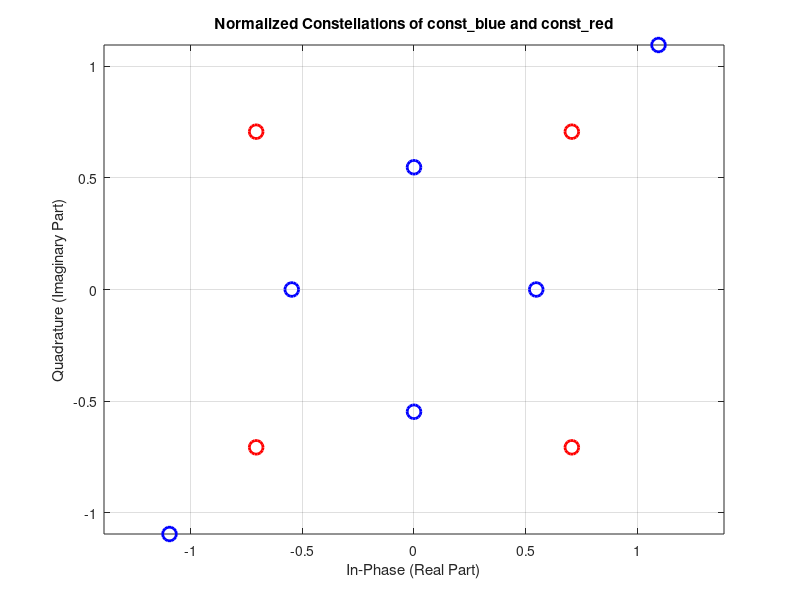

This chart was generated by the following MATLAB code:
const_blue = [-6-6i,-3i,3i,-3,3,6+6i];
const_red  = [-3-3i,-3+3i,3-3i,3+3i];
% Calculate here:



average_energy_blue = mean(abs(const_blue).^2);


average_energy_red = mean(abs(const_red).^2);

%normalized the constellation (we expect value with size(1, 6))
const_blue_norm = const_blue / sqrt(average_energy_blue);
    
const_red_norm = const_red / sqrt(average_energy_red);

%plot normalized constellations

% 3.2 observations
%
figure;

% Plot the first constellation (const_blue_norm)
plot(real(const_blue_norm), imag(const_blue_norm), 'bo', 'MarkerSize', 10, 'LineWidth', 2);

% Hold the current plot to add another constellation
hold on;

% Plot the second constellation (const_red_norm)
plot(real(const_red_norm), imag(const_red_norm), 'ro', 'MarkerSize', 10, 'LineWidth', 2); % Changed color to red for distinction

% Add grid and labels
grid on;
xlabel('In-Phase (Real Part)');
ylabel('Quadrature (Imaginary Part)');
title('Normalized Constellations of const\_blue and const\_red');

% Keep axes equal to ensure proper scaling
axis equal;

% Release the hold
hold off;
